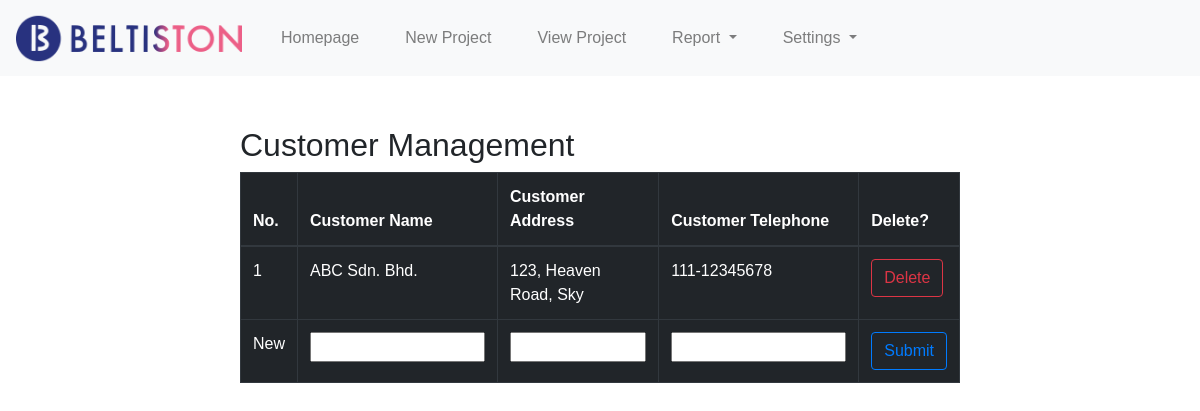
The page /settings-customer on the database as committed earlier.
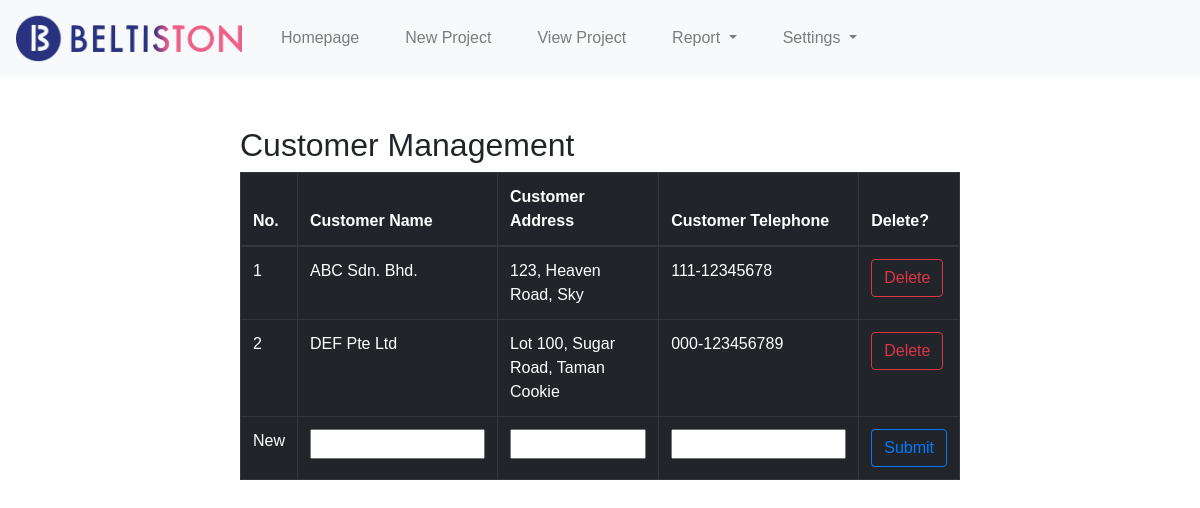
The same page on the database as committed later.
### tables this page shows
CREATE TABLE customers (
                    id INTEGER PRIMARY KEY AUTOINCREMENT,
                    name TEXT,
                    address TEXT,
                    telephone TEXT
                );

### app.py (the view)
@app.route("/settings-customer", methods=["POST", "GET"])
def settingscustomer():
    results = showcustomer()
    if request.method == "GET":
        return render_template("settings-customer.html", results=results)
    else:
        cus_name = request.form.get("newcustomer")
        cus_add = request.form.get("newaddress")
        cus_tel = request.form.get("newtelephone")
        insert_customer(cus_name, cus_add, cus_tel)
        return redirect("/settings-customer")

### backendprocess.py (called while the page is built)
def showcustomer():
    with sqlite3.connect('p1_database.db') as conn:
        cur = conn.cursor()
        cur.execute("""SELECT * FROM customers;""")
    return cur.fetchall()

### templates/settings-customer.html (shortened to what this page needs)
{% extends "layout.html" %}
{% block body %}
<div class="settings-customer-mainbody">
    <h2>Customer Management</h2>
    <table class="table table-bordered stripped table-dark">
        <thead>
            <tr>
                <th style="width:20px">No.</th>
                <th style="width:200px">Customer Name</th>
                <th>Customer Address</th>
                <th style="width:200px">Customer Telephone</th>
                <th style="width:50px">Delete?</th>
            </tr>
        </thead>
        <tbody>
            {% for result in results %}
            <tr>
                <td>{{loop.index}}</td>
                <td>{{result[1]}}</td>
                <td>{{result[2]}}</td>
                <td>{{result[3]}}</td>
                <td>
                    <form action="/deletecustomer" method="POST" onsubmit="return confirm('Do you really want to delete this customer?');">
                        <input type="submit" value="Delete" class="btn btn-outline-danger">
                    </form>
                </td>
            </tr>
            {% endfor %}
            <form action="/settings-customer" method="POST">
            <tr>
                <td>New</td>
                <td><input class="newcustomer" name="newcustomer" type="text" required></td>
                <td><input class="newcustomer" name="newaddress" type="text" required></td>
                <td><input class="newcustomer" name="newtelephone" type="text" required></td>
                <td><input type="submit" value="Submit" class="btn btn-outline-primary"></td>
            </tr>
            </form>
        </tbody>
    </table>
</div>
{% endblock %}

### templates/layout.html (shortened to what this page needs)
<!DOCTYPE html>
<html lang="en">
    <head>
        <link rel="stylesheet" href="https://stackpath.bootstrapcdn.com/bootstrap/4.4.1/css/bootstrap.min.css">
        <link href="/static/styles.css" rel="stylesheet">
        <link rel="stylesheet" type="text/css" href="https://cdn.jsdelivr.net/npm/bootstrap@4.1.3/dist/css/bootstrap.min.css">
        <link rel="stylesheet" type="text/css" href="https://unpkg.com/bootstrap-table@1.21.0/dist/bootstrap-table.min.css">
        <link rel="stylesheet" type="text/css" href="https://cdn.datatables.net/1.10.25/css/dataTables.bootstrap5.css">
        <link rel="stylesheet" type="text/css" href="https://cdn.datatables.net/1.12.1/css/jquery.dataTables.css">
        <link rel="stylesheet" type="text/css" href="https://cdnjs.cloudflare.com/ajax/libs/font-awesome/4.7.0/css/font-awesome.min.css">
    </head>
    <body style="font-family: Tahoma, sans-serif">
        <nav class="navbar navbar-expand-lg navbar-light bg-light">
            <a class="navbar-brand" href="https://beltiston.co/" target="_blank"><img style="height: 50px" align="middle" src="/static/logo.png"></a>
            <div class="collapse navbar-collapse" id="navbarSupportedContent">
                <ul class="navbar-nav mr-auto">
                    <li class="nav-item">
                        <a class="nav-link" href="/">Homepage</a>
                    </li>
                    <li class="nav-item">
                        <a class="nav-link" href="/newproject">New Project</a>
                    </li>
                    <li class="nav-item">
                        <a class="nav-link" href="/viewproject">View Project</a>
                    </li>
                    <li class="nav-item dropdown">
                        <a class="nav-link dropdown-toggle" href="" id="navbarDropdown" role="button" data-bs-toggle="dropdown" aria-haspopup="true" aria-expanded="false">
                            Report </a>
                    </li>
                    <li class="nav-item dropdown">
                        <a class="nav-link dropdown-toggle" href="" id="navbarDropdown" role="button" data-bs-toggle="dropdown" aria-haspopup="true" aria-expanded="false">
                            Settings </a>
                    </li>
                </ul>
            </div>
        </nav>
        <div class="spaceformessage">
        </div>
        {% block body %}
        {% endblock %}
    </body>
</html>

### static/styles.css (style rules this page uses)
body { font-family: Verdana , sans-serif; }
li.nav-item { margin: 0px 15px; }
.spaceformessage { height: 50px; width: 100% }
.settings-customer-mainbody { margin: 0 20%; }
.newcustomer { width: 100%; }

Rows that differ between the two databases and show on the page:
added customers: name "DEF Pte Ltd", address "Lot 100, Sugar Road, Taman Cookie", telephone "000-123456789"
